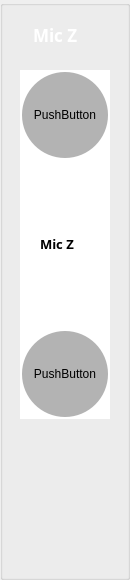
           <widget class="QGroupBox" name="groupBox_7">
            <property name="geometry">
             <rect>
              <x>-3</x>
              <y>10</y>
              <width>130</width>
              <height>580</height>
             </rect>
            </property>
            <property name="maximumSize">
             <size>
              <width>130</width>
              <height>628</height>
             </size>
            </property>
            <property name="title">
             <string/>
            </property>
            <widget class="QGroupBox" name="groupBox_5">
             <property name="geometry">
              <rect>
               <x>20</x>
               <y>70</y>
               <width>90</width>
               <height>349</height>
              </rect>
             </property>
             <property name="minimumSize">
              <size>
               <width>90</width>
               <height>0</height>
              </size>
             </property>
             <property name="maximumSize">
              <size>
               <width>90</width>
               <height>16777215</height>
              </size>
             </property>
             <property name="styleSheet">
              <string notr="true">width: 94px;
height: 288px;
background: #FFFFFF;
border-radius: 50px 50px 50px 50px;</string>
             </property>
             <property name="title">
              <string/>
             </property>
             <widget class="QPushButton" name="pushButton_microzdown">
              <property name="geometry">
               <rect>
                <x>2</x>
                <y>261</y>
                <width>86</width>
                <height>86</height>
               </rect>
              </property>
              <property name="minimumSize">
               <size>
                <width>86</width>
                <height>86</height>
               </size>
              </property>
              <property name="maximumSize">
               <size>
                <width>86</width>
                <height>86</height>
               </size>
              </property>
              <property name="styleSheet">
               <string notr="true">width: 86px;
                                            height: 86px;
                                            background: rgba(0,0,0,0.3);
                                            border-radius: 43px 43px 43px 43px;
                                            opacity: 0.3</string>
              </property>
              <property name="text">
               <string>PushButton</string>
              </property>
              <property name="iconSize">
               <size>
                <width>50</width>
                <height>50</height>
               </size>
              </property>
             </widget>
             <widget class="QPushButton" name="pushButton_microzup">
              <property name="geometry">
               <rect>
                <x>2</x>
                <y>2</y>
                <width>86</width>
                <height>86</height>
               </rect>
              </property>
              <property name="minimumSize">
               <size>
                <width>86</width>
                <height>86</height>
               </size>
              </property>
              <property name="maximumSize">
               <size>
                <width>86</width>
                <height>86</height>
               </size>
              </property>
              <property name="styleSheet">
               <string notr="true">width: 86px;
                                            height: 86px;
                                            background: rgba(0,0,0,0.3);
                                            border-radius: 43px 43px 43px 43px;
                                            opacity: 0.3</string>
              </property>
              <property name="text">
               <string>PushButton</string>
              </property>
              <property name="iconSize">
               <size>
                <width>50</width>
                <height>50</height>
               </size>
              </property>
             </widget>
             <widget class="QLabel" name="label_19">
              <property name="geometry">
               <rect>
                <x>20</x>
                <y>160</y>
                <width>55</width>
                <height>27</height>
               </rect>
              </property>
              <property name="sizePolicy">
               <sizepolicy hsizetype="Fixed" vsizetype="Preferred">
                <horstretch>0</horstretch>
                <verstretch>0</verstretch>
               </sizepolicy>
              </property>
              <property name="font">
               <font>
                <family>微软雅黑 Light</family>
                <pointsize>10</pointsize>
                <weight>75</weight>
                <bold>true</bold>
               </font>
              </property>
              <property name="text">
               <string>Mic Z</string>
              </property>
             </widget>
            </widget>
            <widget class="QLabel" name="label_24">
             <property name="geometry">
              <rect>
               <x>33</x>
               <y>20</y>
               <width>62</width>
               <height>30</height>
              </rect>
             </property>
             <property name="maximumSize">
              <size>
               <width>16777215</width>
               <height>50</height>
              </size>
             </property>
             <property name="font">
              <font>
               <family>微软雅黑 Light</family>
               <pointsize>13</pointsize>
               <weight>75</weight>
               <bold>true</bold>
              </font>
             </property>
             <property name="styleSheet">
              <string notr="true">color:white</string>
             </property>
             <property name="text">
              <string>Mic Z</string>
             </property>
            </widget>
           </widget>
